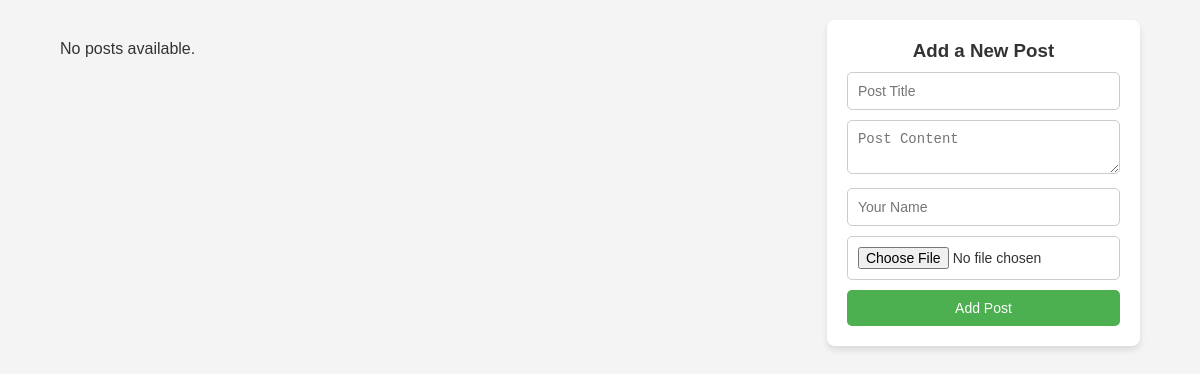
/php/post.php, run on an earlier commit of the app's database.
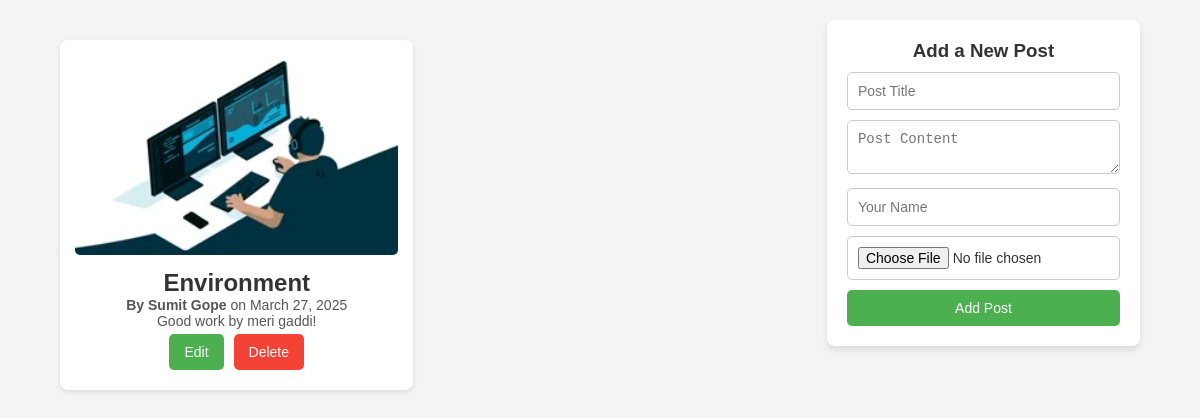
And on a later commit of the database.
### tables this page shows
CREATE TABLE `posts` (
  `ID` int(11) NOT NULL,
  `TITLE` varchar(100) NOT NULL,
  `IMAGE` varchar(255) NOT NULL,
  `CONTENT` varchar(500) NOT NULL,
  `NAME` varchar(100) NOT NULL,
  `DATE` date NOT NULL DEFAULT current_timestamp()
);

### php/post.php (the view, shortened to what this page needs)
<?php
$servername = "localhost";
$username = "root";
$password = "";
$dbname = "final";
$conn = new mysqli($servername, $username, $password, $dbname);
$sql = "SELECT * FROM posts ORDER BY DATE DESC";
$result = $conn->query($sql);
?>
<!DOCTYPE html>
<html lang="en">
<head>
    <link rel="stylesheet" href="admin/css/post.css">
</head>
<body>
    <div class="container">
        <div class="main-content">
            <?php
            if ($result->num_rows > 0) {
                while ($row = $result->fetch_assoc()) {
                    echo '<div class="post">';
                    if (!empty($row['IMAGE'])) {
                        echo '<img src="' . htmlspecialchars($row['IMAGE']) . '" alt="Blog Image">';
                    }
                    echo '<h2>' . htmlspecialchars($row['TITLE']) . '</h2>';
                    echo '<p><strong>By ' . htmlspecialchars($row['NAME']) . '</strong> on ' . date('F j, Y', strtotime($row['DATE'])) . '</p>';
                    echo '<p>' . nl2br(htmlspecialchars($row['CONTENT'])) . '</p>';
                    echo '<a href="post_update.php?id=' . $row['ID'] . '"><button class="btn edit">Edit</button></a>';
                    echo '<a href="post_delete.php?id=' . $row['ID'] . '" onclick="return confirm(\'Are you sure you want to delete this post?\');"><button class="btn delete">Delete</button></a>';
                    echo '</div>';
                }
            } else {
                echo '<p>No posts available.</p>';
            }
            ?>
        </div>
        <aside class="sidebar">
            <h3>Add a New Post</h3>
            <form action="postdb.php" method="post" enctype="multipart/form-data">
                <input type="text" name="title" placeholder="Post Title" required>
                <textarea name="content" placeholder="Post Content" required></textarea>
                <input type="text" name="name" placeholder="Your Name" required>
                <input type="file" name="image" accept="image/*">
                <button type="submit">Add Post</button>
            </form>
        </aside>
    </div>
</body>
</html>

What changed in the data, as far as the page shows it:
added posts: IMAGE (picture), TITLE "Environment", NAME "Sumit Gope", DATE "March 27, 2025", CONTENT "Good work by meri gaddi!"
Also different on the page:
text no longer shown: "No posts available."
